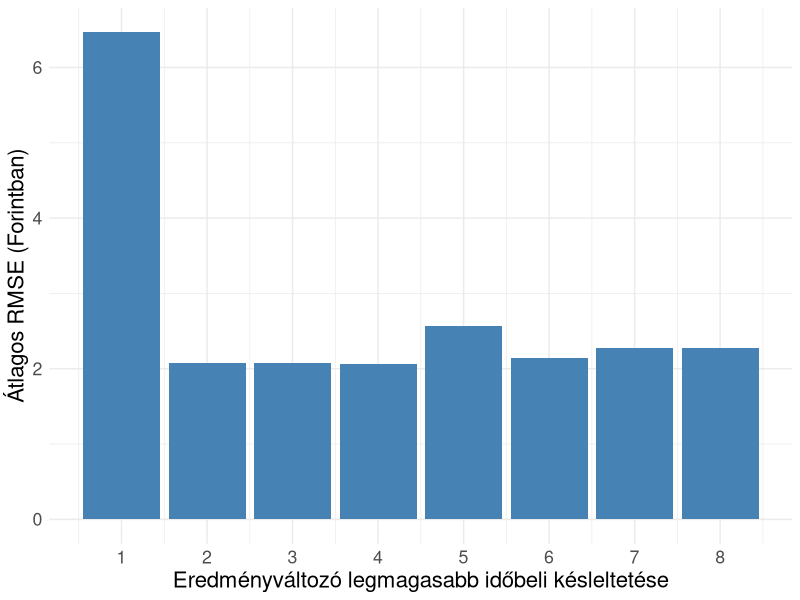
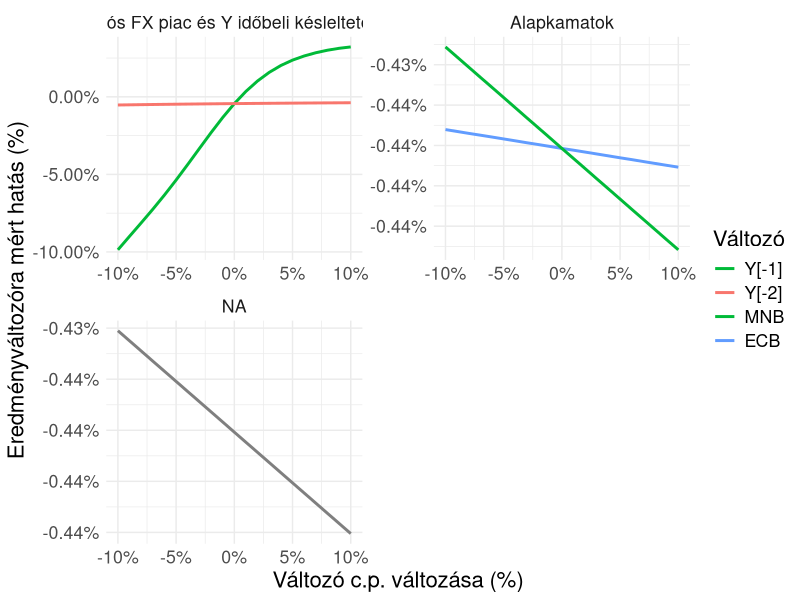
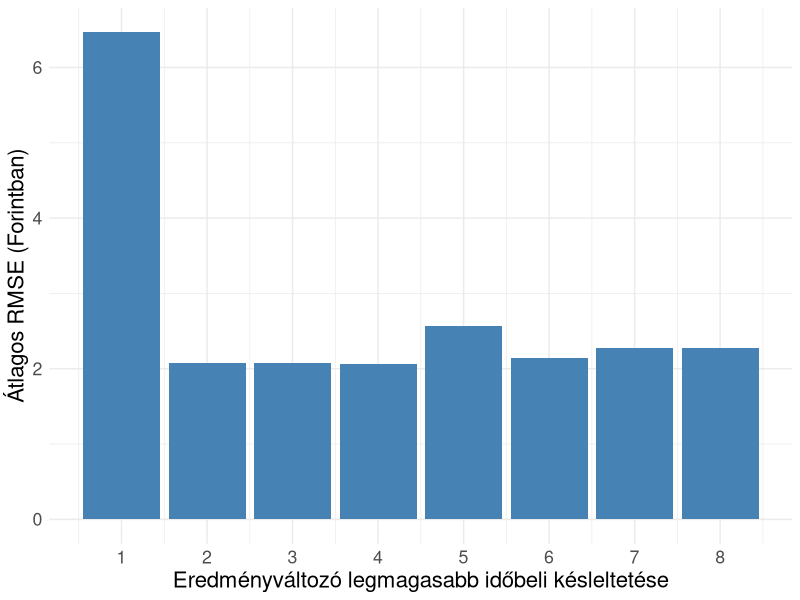
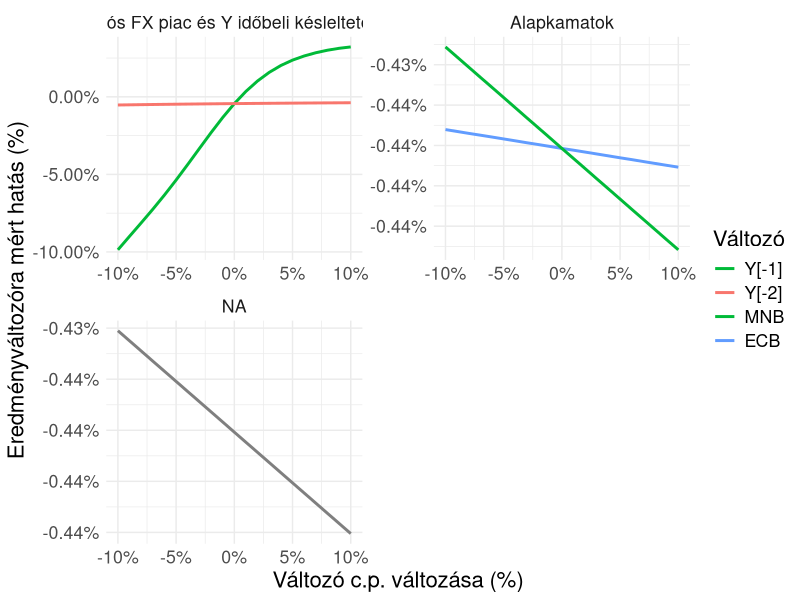

Here is the R script that generated these plots, in order:
library(tidyverse)
library(readxl)

# Plot Optimal Lag Mean
lags = read_excel("optimal_lag_mean.xlsx") %>% 
  mutate(lags = 1:8)

ggplot(lags, aes(x = lags, y = rmse)) +
  geom_bar(stat = "identity", fill = "steelblue") +
  labs(
    # title = "Optimális késleltetés kiválasztása az RMSE alapján az LSTM modellekhez",
       x = "Eredményváltozó legmagasabb időbeli késleltetése",
       y = "Átlagos RMSE (Forintban)") +
  scale_x_continuous(breaks = 1:8) +
  theme_minimal()+
  theme(text = element_text(size = 16))

ggsave("plots/optimal_lag_mean.png", width = 16, height = 8)

# Plot c.p. results
cp_results = read_csv("ceteris_paribus_results.csv")

y_test = read_csv("full_dataset_20250830.csv") %>% 
  tail(175) %>% 
  .$eur_close

a = cp_results %>%
  group_by(variable, pct_change) %>%
  arrange(sample_idx, .by_group = TRUE) %>%
  summarise(
    diff = {
      idxs <- as.integer(sample_idx)
      if (any(idxs == 0)) idxs <- idxs + 1L
      actuals <- y_test[idxs]
      mean(prediction / actuals - 1)
    },
    .groups = "drop_last"
  ) %>%
  ungroup()

var_map = data.frame(
  mapped = c("Y[-2]", "Y[-1]", "FED", "MNB", "ECB", "BUX", "CETOP",
               "MGY", "VM", "NM", "KI", "EUR/CZK", "EUR/PLN", "EUR/RON"),
  original = c("Y_-2", "Y_-1", "FED", "MNB", "ECB", "BUX", "cetop",
             "mean_matolcsy", "mean_varga", "mean_nagy", "mean_kinfo",
             "eurczk", "eurpln", "eurron"),
  group = c("Régiós FX piac és Y időbeli késleltetettjei",
            "Régiós FX piac és Y időbeli késleltetettjei",
            "Alapkamatok", "Alapkamatok", "Alapkamatok",
            "Régiós tőkepiacok", "Régiós tőkepiacok",
            "Gazdasági döntéshozók", "Gazdasági döntéshozók",
            "Gazdasági döntéshozók", "Gazdasági döntéshozók", 
            "Régiós FX piac és Y időbeli késleltetettjei",
            "Régiós FX piac és Y időbeli késleltetettjei",
            "Régiós FX piac és Y időbeli késleltetettjei"),
  stringsAsFactors = FALSE
)

variable_colors <- c(
  "Y[-1]"     = "#00BA38",
  "Y[-2]"     = "#F8766D",
  "EUR/RON"   = "#619CFF",
  "EUR/CZK"   = "#F564E3",
  "EUR/PLN"   = "#00BFC4",
  "MNB"       = "#00BA38",
  "FED"       = "#F8766D",
  "ECB"       = "#619CFF",
  "BUX"       = "#F8766D",
  "CETOP"     = "#00BA38",
  "MGY"       = "#F8766D",
  "VM"        = "#00BA38",
  "NM"        = "#619CFF",
  "KI"        = "#F564E3"
)

a = a %>% 
  left_join(var_map, by = c("variable" = "original"))


ggplot(a, aes(x = pct_change, y = diff, color = mapped)) +
  geom_line(linewidth = 1) +
  labs(
    # title = "Ceteris Paribus elemzés az LSTM modellekhez",
       x = "Változó c.p. változása (%)",
       y = "Eredményváltozóra mért hatás (%)",
       color = "Változó") +
  scale_y_continuous(labels = scales::percent_format(accuracy = 1e-2)) +
  scale_x_continuous(labels = scales::percent_format(accuracy = 1)) +
  # scale_color_viridis_d(option = "turbo") +
  scale_color_manual(values = variable_colors, breaks = names(variable_colors)) +
  facet_wrap(~ factor(group, levels = c("Régiós FX piac és Y időbeli késleltetettjei",
                                        "Régiós tőkepiacok",
                                        "Alapkamatok",
                                        "Gazdasági döntéshozók"
                                        )), ncol = 2, scales = "free") +
  theme_minimal()+
  theme(text = element_text(size = 16))

ggsave("plots/ceteris_paribus_lstm_grid.png", width = 16, height = 8)
